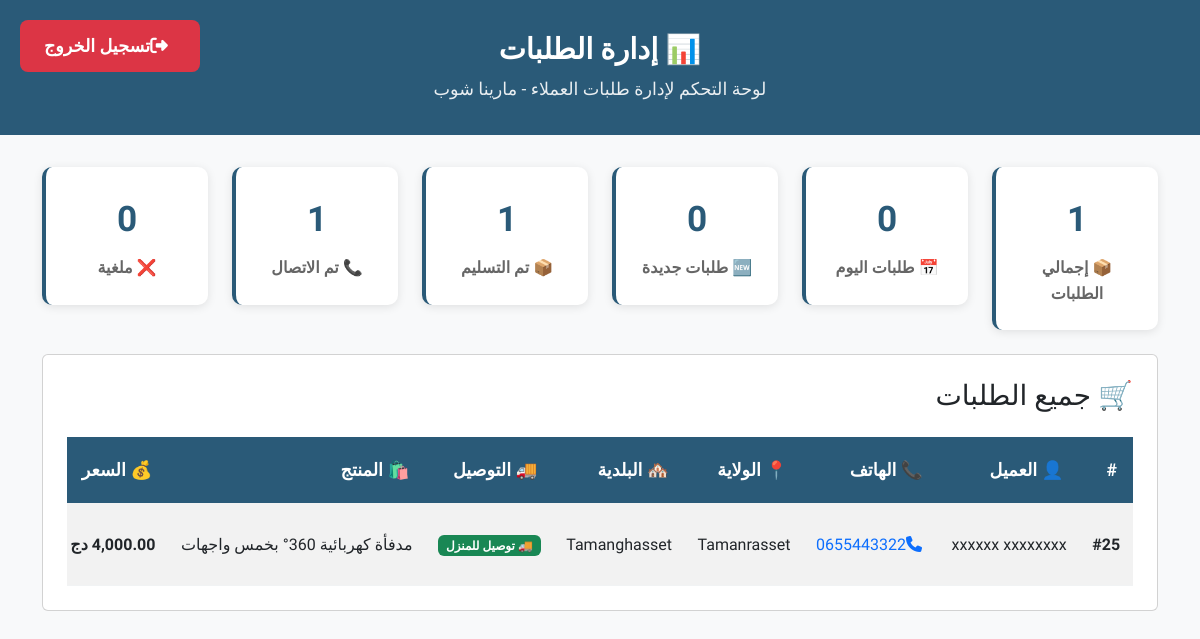
/admin.php (signed in), run on the app's committed database.
### tables this page shows
CREATE TABLE `orders` (
  `id` int(11) NOT NULL,
  `first_name` varchar(100) NOT NULL,
  `last_name` varchar(100) NOT NULL,
  `phone_number` varchar(20) NOT NULL,
  `wilaya` varchar(100) NOT NULL,
  `commune` varchar(100) DEFAULT NULL,
  `delivery_option` varchar(50) NOT NULL,
  `color` varchar(50) DEFAULT NULL,
  `product_name` varchar(255) NOT NULL DEFAULT 'Amber Oud',
  `product_price` decimal(10,2) NOT NULL DEFAULT 6200.00,
  `order_date` timestamp NOT NULL DEFAULT current_timestamp(),
  `status` varchar(20) DEFAULT 'new',
  `client_called` tinyint(1) DEFAULT 0,
  `admin_notes` text DEFAULT NULL
);

CREATE TABLE `willaya` (
  `id` bigint(20) UNSIGNED NOT NULL,
  `code` varchar(1024) DEFAULT NULL,
  `willaya` varchar(1024) DEFAULT NULL,
  `ar_name` varchar(1024) DEFAULT NULL,
  `longitude` varchar(1024) DEFAULT NULL,
  `latitude` varchar(1024) DEFAULT NULL
);

CREATE TABLE `communes` (
  `id` bigint(20) NOT NULL,
  `name` varchar(1024) DEFAULT NULL,
  `ar_name` varchar(1024) DEFAULT NULL,
  `daira_name_ascii` varchar(1024) DEFAULT NULL,
  `daira_name` varchar(1024) DEFAULT NULL,
  `id_willaya` int(11) DEFAULT NULL,
  `wilaya_name_ascii` varchar(1024) DEFAULT NULL,
  `wilaya_name` varchar(1024) DEFAULT NULL,
  `modified_at` datetime NOT NULL DEFAULT '0000-00-00 00:00:00' ON UPDATE current_timestamp(),
  `modified_by` int(11) DEFAULT NULL
);

### admin.php (the view, shortened to what this page needs)
<?php
require_once 'config.php';
try {
    $stmt = $pdo->query("
    SELECT o.*, w.willaya AS wilaya_name, c.name AS commune_name
    FROM orders o
    LEFT JOIN willaya w ON o.wilaya = w.id
    LEFT JOIN communes c ON o.commune = c.id
    ORDER BY o.order_date DESC
    ");
    $orders = $stmt->fetchAll(PDO::FETCH_ASSOC);
} catch (PDOException $e) {
    die("Database error: " . $e->getMessage());
}
function getOrderField($order, $field, $default = '') {
    return isset($order[$field]) ? $order[$field] : $default;
}
?>
<!DOCTYPE html>
<html lang="ar" dir="rtl">
<head>
    <link href="https://cdn.jsdelivr.net/npm/bootstrap@5.3.0/dist/css/bootstrap.min.css" rel="stylesheet">
    <link rel="stylesheet" href="https://cdnjs.cloudflare.com/ajax/libs/font-awesome/6.4.0/css/all.min.css" />
    <link rel="stylesheet" href="admin.css">
</head>
<body>
<header class="page-header">
    <div class="container">
        <a href="?logout=1" class="btn btn-danger logout-btn">
            <i class="fas fa-sign-out-alt me-2"></i>تسجيل الخروج
        </a>
        <h1>📊 إدارة الطلبات</h1>
        <p>لوحة التحكم لإدارة طلبات العملاء - مارينا شوب</p>
    </div>
</header>
<div class="container">
    <div class="row mb-4">
        <div class="col-md-2">
            <div class="stats-card">
                <div class="stats-number"><?php echo count($orders); ?></div>
                <div class="stats-label">📦 إجمالي الطلبات</div>
            </div>
        </div>
        <div class="col-md-2">
            <div class="stats-card">
                <div class="stats-number">
                    <?php
                    $today = date('Y-m-d');
                    $today_orders = array_filter($orders, function($order) use ($today) {
                        return date('Y-m-d', strtotime($order['order_date'])) === $today;
                    });
                    echo count($today_orders);
                    ?>
                </div>
                <div class="stats-label">📅 طلبات اليوم</div>
            </div>
        </div>
        <div class="col-md-2">
            <div class="stats-card">
                <div class="stats-number">
                    <?php
                    $new_orders = array_filter($orders, function($order) {
                        $status = getOrderField($order, 'status', 'new');
                        return $status === 'new';
                    });
                    echo count($new_orders);
                    ?>
                </div>
                <div class="stats-label">🆕 طلبات جديدة</div>
            </div>
        </div>
        <div class="col-md-2">
            <div class="stats-card">
                <div class="stats-number">
                    <?php
                    $delivered_orders = array_filter($orders, function($order) {
                        $status = getOrderField($order, 'status', 'new');
                        return $status === 'delivered';
                    });
                    echo count($delivered_orders);
                    ?>
                </div>
                <div class="stats-label">📦 تم التسليم</div>
            </div>
        </div>
        <div class="col-md-2">
            <div class="stats-card">
                <div class="stats-number">
                    <?php
                    $called_clients = array_filter($orders, function($order) {
                        $called = getOrderField($order, 'client_called', 0);
                        return $called == 1;
                    });
                    echo count($called_clients);
                    ?>
                </div>
                <div class="stats-label">📞 تم الاتصال</div>
            </div>
        </div>
        <div class="col-md-2">
            <div class="stats-card">
                <div class="stats-number">
                    <?php
                    $cancelled_orders = array_filter($orders, function($order) {
                        $status = getOrderField($order, 'status', 'new');
                        return $status === 'cancelled';
                    });
                    echo count($cancelled_orders);
                    ?>
                </div>
                <div class="stats-label">❌ ملغية</div>
            </div>
        </div>
    </div>
    <div class="card">
        <div class="card-body">
            <h3 class="mb-4">🛒 جميع الطلبات</h3>
            <?php if (count($orders) > 0): ?>
            <div class="table-responsive">
                <table class="table table-striped table-hover">
                    <thead>
                        <tr>
                            <th>#</th>
                            <th>👤 العميل</th>
                            <th>📞 الهاتف</th>
                            <th>📍 الولاية</th>
                            <th>🏘️ البلدية</th>
                            <th>🚚 التوصيل</th>
                            <th>🛍️ المنتج</th>
                            <th>💰 السعر</th>
                        </tr>
                    </thead>
                    <tbody>
                        <?php foreach ($orders as $order):
                        ?>
                        <tr>
                            <td><strong>#<?php echo $order['id']; ?></strong></td>
                            <td><?php echo htmlspecialchars($order['first_name'] . ' ' . $order['last_name']); ?></td>
                            <td>
                                <a href="tel:<?php echo htmlspecialchars($order['phone_number']); ?>" class="text-decoration-none">
                                    <i class="fas fa-phone me-1"></i><?php echo htmlspecialchars($order['phone_number']); ?>
                                </a>
                            </td>
                            <td><?php echo htmlspecialchars($order['wilaya_name']); ?></td>
                            <td><?php echo htmlspecialchars($order['commune_name']); ?></td>
                            <td>
                                <span class="badge bg-<?php echo strpos($order['delivery_option'], 'home') !== false ? 'success' : 'info'; ?>">
                                    <?php echo strpos($order['delivery_option'], 'home') !== false ? '🚚 توصيل للمنزل' : '🏢 استلام من المتجر'; ?>
                                </span>
                            </td>
                            <td><?php echo htmlspecialchars($order['product_name']); ?></td>
                            <td><strong><?php echo number_format($order['product_price'], 2); ?> دج</strong></td>
                        </tr>
                        <?php endforeach; ?>
                    </tbody>
                </table>
            </div>
            <?php endif; ?>
        </div>
    </div>
</div>
</body>
</html>

### admin.css (style rules this page uses)
body { font-family: 'Tajawal', sans-serif; background: #f8f9fa; color: #333; line-height: 1.6; min-height: 100vh; font-size: 16px; }
.page-header { background: #2a5a78; color: white; padding: 2rem 0; margin-bottom: 2rem; text-align: center; }
.page-header h1 { font-weight: 700; color: white; margin-bottom: 0.5rem; font-size: 1.8rem; }
.page-header p { margin-bottom: 0; opacity: 0.9; font-size: 1.1rem; }
.btn { font-weight: 600; border-radius: 8px; transition: all 0.2s ease; font-size: 1rem; padding: 0.75rem 1.5rem; }
.btn-danger { background: #dc3545; border: none; }
.logout-btn { position: absolute; top: 20px; left: 20px; font-size: 1.1rem; padding: 0.8rem 1.5rem; }
.stats-card { background: white; border-radius: 10px; padding: 1.5rem; box-shadow: 0 2px 10px rgba(0, 0, 0, 0.1); text-align: center; border-left: 4px solid #2a5a78; transition: transform 0.2s ease; }
.stats-number { font-size: 2.2rem; font-weight: 700; color: #2a5a78; margin-bottom: 0.5rem; }
.stats-label { font-weight: 600; color: #666; font-size: 1rem; }
.card-body { padding: 1.5rem; }
.table { margin: 0; min-width: 1200px; font-size: 1rem; }
.table th { background: #2a5a78; color: white; font-weight: 600; padding: 1.2rem 1rem; border: none; white-space: nowrap; font-size: 1.1rem; }
.table td { padding: 1rem 0.8rem; vertical-align: middle; border-color: #f1f3f4; white-space: nowrap; font-size: 1rem; }
.table-striped tbody tr:nth-of-type(odd) { background-color: #f8f9fa; }

### data on the page
orders: order_date "0", status "0", status "1", client_called "1", id "25", first_name+last_name "xxxxxx xxxxxxxx", phone_number "0655443322", willaya.willaya "Tamanrasset", communes.name "Tamanghasset", delivery_option "🚚 توصيل للمنزل", product_name "مدفأة كهربائية 360° بخمس واجهات", product_price "4,000.00"

### other printed values
count($orders) "1"
